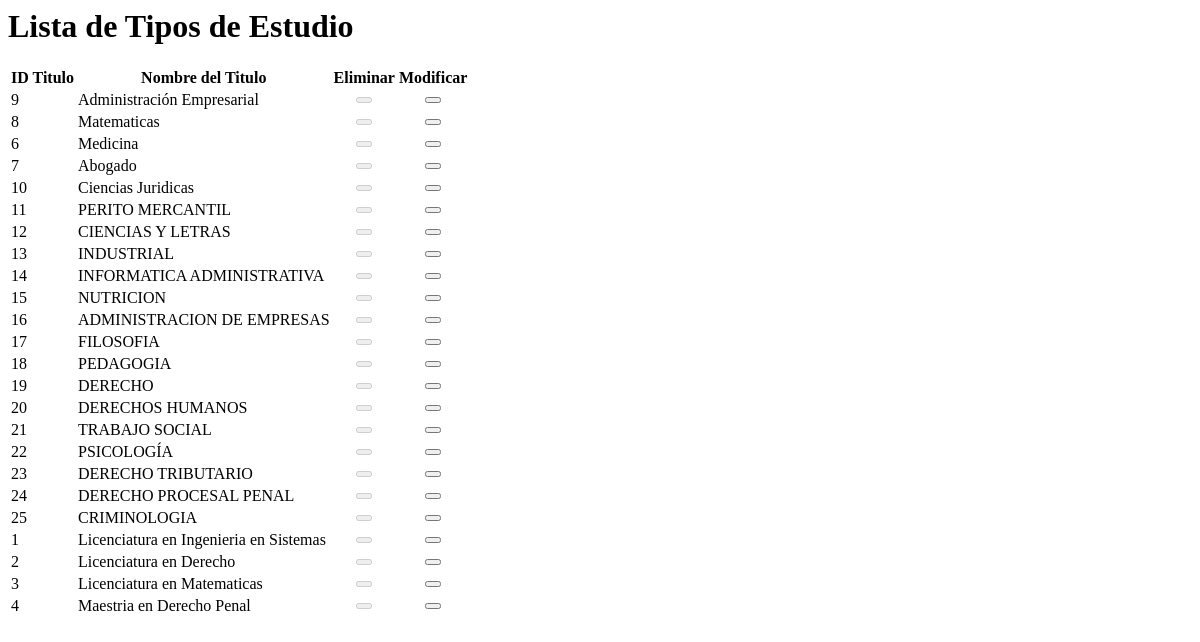
Before: /Datos/cargarTitulos.php with the older database file.
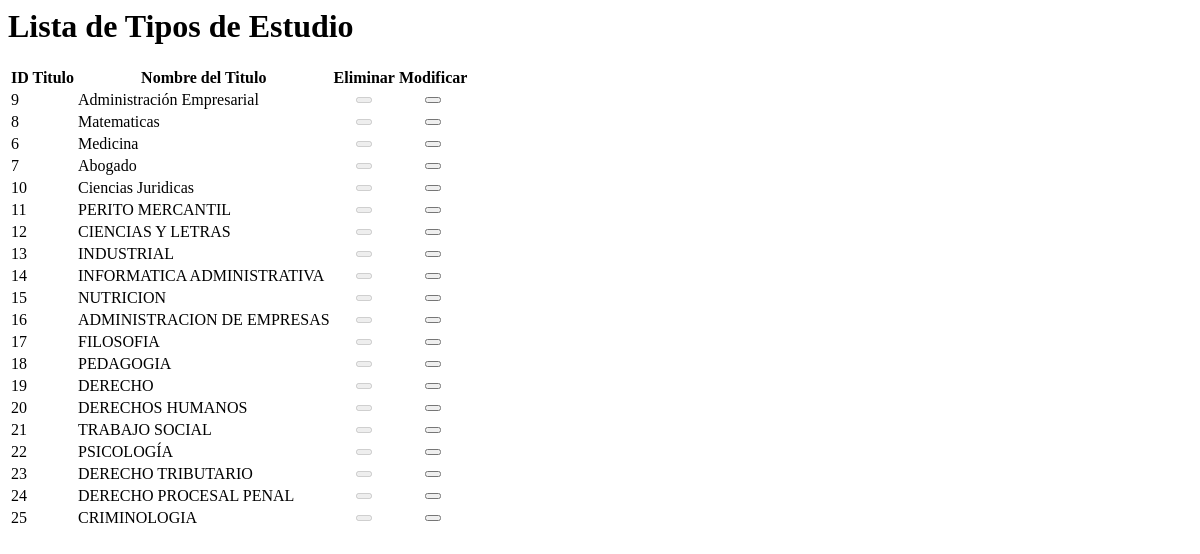
After: the same page with the newer database file.
### tables this page shows
CREATE TABLE IF NOT EXISTS `titulo` (
  `id_titulo` int(11) NOT NULL,
  `titulo` varchar(50) NOT NULL
);

### Datos/cargarTitulos.php (the view, shortened to what this page needs)
<?php
 $pame = mysql_query("SELECT * FROM titulo");
?>
<html lang="es">
<head>
</head>
<body>
    <div class="row">
        <div class="col-lg-12">
            <h1 class="page-header">Lista de Tipos de Estudio</h1>
        </div>
    </div>
    <div class="table-responsive">
        <table class="table table-bordered table-hover table-striped">
            <thead>
        <tr>
            <th><strong>ID Titulo</strong></th>
            <th><strong>Nombre del Titulo</strong></th>
            <th><strong>Eliminar</strong></th>
            <th><strong>Modificar</strong></th>
        </tr>
            </thead>
      <tbody>
        <?php
        while ($row = mysql_fetch_array($pame)) {
            $id = $row['id_titulo'];
         ?>
          <tr>
                  <td id="id4"><?php echo $id ?></td>
                  <td><div class="text" id="ntitulo-<?php echo $id ?>"><?php echo $row['titulo'] ?></div></td>
<?php
   if($_SESSION['user_rol'] != 100){
           echo'       <td>
          <center>
              <button class="elimina btn btn-danger glyphicon glyphicon-trash" disabled="TRUE"></button>
          </center>
            </td> ';
   }  else {
         echo'       <td>
          <center>
              <button class="elimina btn btn-danger glyphicon glyphicon-trash"></button>
          </center>
            </td> ';
   }
?>
            <td>
            <center>
                <button   type="button"  id="editar" href="#" class="editarb btn btn-primary glyphicon glyphicon-edit" >
                </button>
            </center>
            </td>
    </tr>
   <?php } ?>
 </tbody>
    </table>
    </div>
</body>
</html>

Changed rows visible on the page:
removed titulo: id_titulo "1", titulo "Licenciatura en Ingenieria en Sistemas"
removed titulo: id_titulo "2", titulo "Licenciatura en Derecho"
removed titulo: id_titulo "3", titulo "Licenciatura en Matematicas"
removed titulo: id_titulo "4", titulo "Maestria en Derecho Penal"
